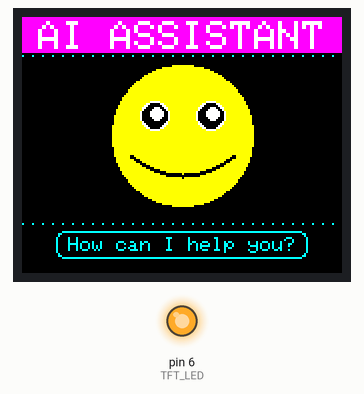
Recording of a sketch running on a simulated Arduino Uno, built with avr-gcc and run on an emulated ATmega328P. Shown: 160×128 colour display, output pins drawn as LEDs (lit = HIGH).

Above: at 0.3 s.

The sketch:

Intro.ino
```cpp
#include <Adafruit_GFX.h>
#include <Adafruit_ST7735.h>
#include <SPI.h>

// TFT Display Pins
#define TFT_CS    10
#define TFT_RST   8
#define TFT_DC    9
#define TFT_LED   6   // Backlight

// Create TFT instance
Adafruit_ST7735 tft = Adafruit_ST7735(TFT_CS, TFT_DC, TFT_RST);

// Colors
#define FACE_COLOR      ST7735_YELLOW
#define TEXT_COLOR      ST7735_WHITE
#define HIGHLIGHT_COLOR ST7735_CYAN
#define TITLE_COLOR     ST7735_MAGENTA
#define BG_COLOR        ST7735_BLACK
#define OUTLINE_COLOR   ST7735_BLACK
#define EYE_COLOR       ST7735_BLACK
#define PUPIL_COLOR     ST7735_WHITE

void setup() {
  Serial.begin(9600);
  pinMode(TFT_LED, OUTPUT);
  analogWrite(TFT_LED, 255);

  tft.initR(INITR_BLACKTAB);
  tft.setRotation(1);

  drawInterface();
}

void loop() {
  delay(100);
}

void drawInterface() {
  tft.fillScreen(BG_COLOR);
  int screenWidth = tft.width();
  int screenHeight = tft.height();

  // Header
  tft.fillRect(0, 0, screenWidth, 18, TITLE_COLOR);
  tft.setTextColor(TEXT_COLOR);
  tft.setTextSize(2);

  int16_t x1, y1;
  uint16_t w, h;
  tft.getTextBounds("AI ASSISTANT", 0, 0, &x1, &y1, &w, &h);
  tft.setCursor((screenWidth - w) / 2, 2);
  tft.print("AI ASSISTANT");

  // Dotted lines
  for (int i = 0; i < screenWidth; i += 5) {
    tft.drawPixel(i, 19, HIGHLIGHT_COLOR);
    tft.drawPixel(i, screenHeight - 25, HIGHLIGHT_COLOR);
  }

  drawSmileyFace(screenWidth / 2, screenHeight / 2 - 5);

  // Footer
  const char* msg = "How can I help you?";
  tft.setTextSize(1);
  tft.getTextBounds(msg, 0, 0, &x1, &y1, &w, &h);
  int msgX = (screenWidth - w) / 2;
  int msgY = screenHeight - 18;

  tft.drawRoundRect(msgX - 6, msgY - 3, w + 12, h + 6, 4, HIGHLIGHT_COLOR);
  tft.setTextColor(HIGHLIGHT_COLOR);
  tft.setCursor(msgX, msgY);
  tft.print(msg);
}

void drawSmileyFace(int centerX, int centerY) {
  int radius = 36;
  int eyeOffsetX = 14;
  int eyeOffsetY = 10;
  int eyeRadius = 6;
  int pupilRadius = 3;

  // Face
  tft.fillCircle(centerX, centerY, radius, FACE_COLOR);
  tft.drawCircle(centerX, centerY, radius, OUTLINE_COLOR);

  // Eyes
  tft.fillCircle(centerX - eyeOffsetX, centerY - eyeOffsetY, eyeRadius + 1, PUPIL_COLOR); // outer white
  tft.fillCircle(centerX + eyeOffsetX, centerY - eyeOffsetY, eyeRadius + 1, PUPIL_COLOR);

  tft.fillCircle(centerX - eyeOffsetX, centerY - eyeOffsetY, eyeRadius, EYE_COLOR); // inner black
  tft.fillCircle(centerX + eyeOffsetX, centerY - eyeOffsetY, eyeRadius, EYE_COLOR);

  tft.fillCircle(centerX - eyeOffsetX + 1, centerY - eyeOffsetY - 1, pupilRadius, PUPIL_COLOR); // pupil shine
  tft.fillCircle(centerX + eyeOffsetX + 1, centerY - eyeOffsetY - 1, pupilRadius, PUPIL_COLOR);

  // Smile
  int smileWidth = 26;
  for (int x = -smileWidth; x <= smileWidth; x++) {
    float n = (float)x / smileWidth;
    float y = 10 * (1 - n * n);
    tft.drawPixel(centerX + x, centerY + (int)y + 10, OUTLINE_COLOR);
    tft.drawPixel(centerX + x, centerY + (int)y + 11, OUTLINE_COLOR);
  }
}
```
